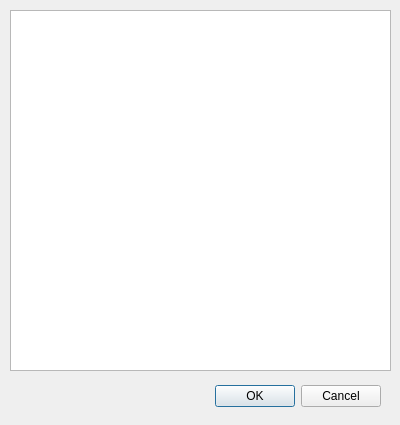
<?xml version="1.0" encoding="UTF-8"?>
<ui version="4.0">
 <class>LogView</class>
 <widget class="QDialog" name="LogView">
  <property name="geometry">
   <rect>
    <x>0</x>
    <y>0</y>
    <width>400</width>
    <height>425</height>
   </rect>
  </property>
  <property name="windowTitle">
   <string>Dialog</string>
  </property>
  <widget class="QDialogButtonBox" name="buttonBox">
   <property name="geometry">
    <rect>
     <x>40</x>
     <y>380</y>
     <width>341</width>
     <height>32</height>
    </rect>
   </property>
   <property name="orientation">
    <enum>Qt::Horizontal</enum>
   </property>
   <property name="standardButtons">
    <set>QDialogButtonBox::Cancel|QDialogButtonBox::Ok</set>
   </property>
  </widget>
  <widget class="QTextBrowser" name="textBrowser">
   <property name="geometry">
    <rect>
     <x>10</x>
     <y>10</y>
     <width>381</width>
     <height>361</height>
    </rect>
   </property>
  </widget>
 </widget>
 <resources/>
 <connections>
  <connection>
   <sender>buttonBox</sender>
   <signal>accepted()</signal>
   <receiver>LogView</receiver>
   <slot>accept()</slot>
   <hints>
    <hint type="sourcelabel">
     <x>248</x>
     <y>254</y>
    </hint>
    <hint type="destinationlabel">
     <x>157</x>
     <y>274</y>
    </hint>
   </hints>
  </connection>
  <connection>
   <sender>buttonBox</sender>
   <signal>rejected()</signal>
   <receiver>LogView</receiver>
   <slot>reject()</slot>
   <hints>
    <hint type="sourcelabel">
     <x>316</x>
     <y>260</y>
    </hint>
    <hint type="destinationlabel">
     <x>286</x>
     <y>274</y>
    </hint>
   </hints>
  </connection>
 </connections>
</ui>
